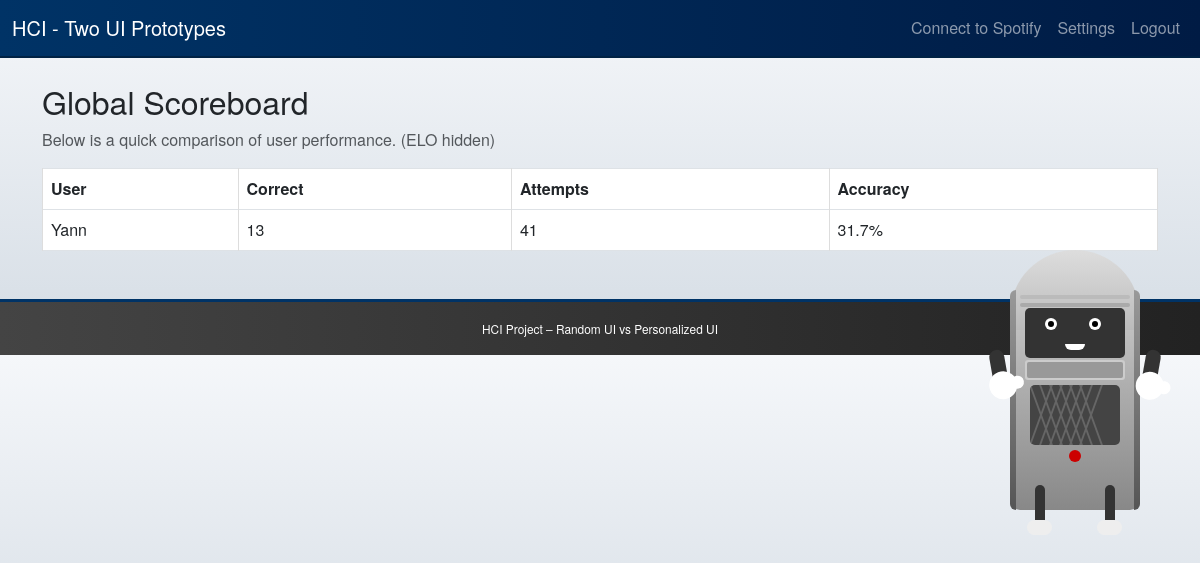
Page /scoreboard (signed in) on the earlier database version.
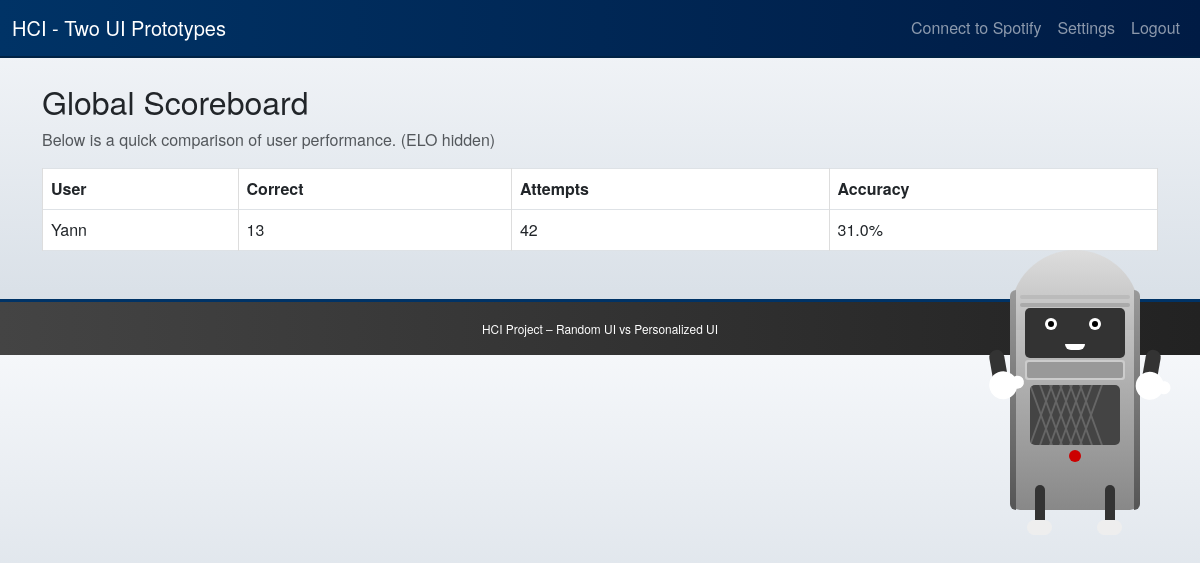
Same page on the later database version.
### models.py (models this page shows, shortened)
class User(db.Model):
    id = db.Column(db.Integer, primary_key=True)
    username = db.Column(db.String(80), unique=True, nullable=False)
    password = db.Column(db.String(80), nullable=False)
    total_correct = db.Column(db.Integer, default=0)
    total_attempts = db.Column(db.Integer, default=0)
    missed_songs = db.Column(db.String(1000), default="[]")
    random_guess_elo = db.Column(db.Integer, default=1200)
    personalized_guess_elo = db.Column(db.Integer, default=1200)
    random_rank_elo = db.Column(db.Integer, default=1200)
    personalized_rank_elo = db.Column(db.Integer, default=1200)
    preferences_json = db.Column(db.Text, default="{}")

### routes/quiz_main.py (the view)
@quiz_bp.route('/scoreboard')
@require_login
def scoreboard():
    users = User.query.all()
    def accuracy(u):
        if u.total_attempts == 0:
            return 0
        return u.total_correct / u.total_attempts
    sorted_users = sorted(users, key=lambda x: (accuracy(x), x.total_correct), reverse=True)
    return render_template('scoreboard.html', all_users=sorted_users)

### app.py (called while the page is built)
def create_app():
    load_dotenv()
    app = Flask(__name__)
    app.secret_key = "ANY_RANDOM_SECRET_FOR_DEVELOPMENT"
    app.config["SQLALCHEMY_DATABASE_URI"] = "sqlite:///guessing_game.db"
    app.config["SQLALCHEMY_TRACK_MODIFICATIONS"] = False
    db.init_app(app)
    @app.context_processor
    def inject_now():
        return {"now": datetime.datetime.now()}
    @app.context_processor
    def inject_buddy_message():
        return {
            "buddy_message": session.get("buddy_message", ""),
            "buddy_hint": session.get("buddy_hint", "")
        }
    from routes.auth import auth_bp
    from routes.quiz_base import quiz_bp
    import routes.quiz_main
    import routes.quiz_personalized
    import routes.quiz_ranking
    app.register_blueprint(auth_bp)
    app.register_blueprint(quiz_bp)
    with app.app_context():
        db.create_all()
    return app

### routes/quiz_main.py (called while the page is built)
def current_user():
    uid = session.get("user_id")
    if not uid:
        return None
    return User.query.get(uid)

### templates/scoreboard.html
{% extends "layout.html" %}
{% block content %}
<h2>Global Scoreboard</h2>
<p class="text-muted">Below is a quick comparison of user performance. (ELO hidden)</p>
<table class="table table-bordered">
  <thead>
    <tr>
      <th>User</th>
      <th>Correct</th>
      <th>Attempts</th>
      <th>Accuracy</th>
    </tr>
  </thead>
  <tbody>
    {% for u in all_users %}
      {% set accuracy = 0 %}
      {% if u.total_attempts != 0 %}
        {% set accuracy = (u.total_correct / u.total_attempts) * 100 %}
      {% endif %}
      <tr>
        <td>{{ u.username }}</td>
        <td>{{ u.total_correct }}</td>
        <td>{{ u.total_attempts }}</td>
        <td>{{ accuracy|round(1) }}%</td>
      </tr>
    {% endfor %}
  </tbody>
</table>
{% endblock %}

Differences in the rows shown:
changed User "Yann": total_attempts "41" → "42"; accuracy "31.7" → "31.0"
